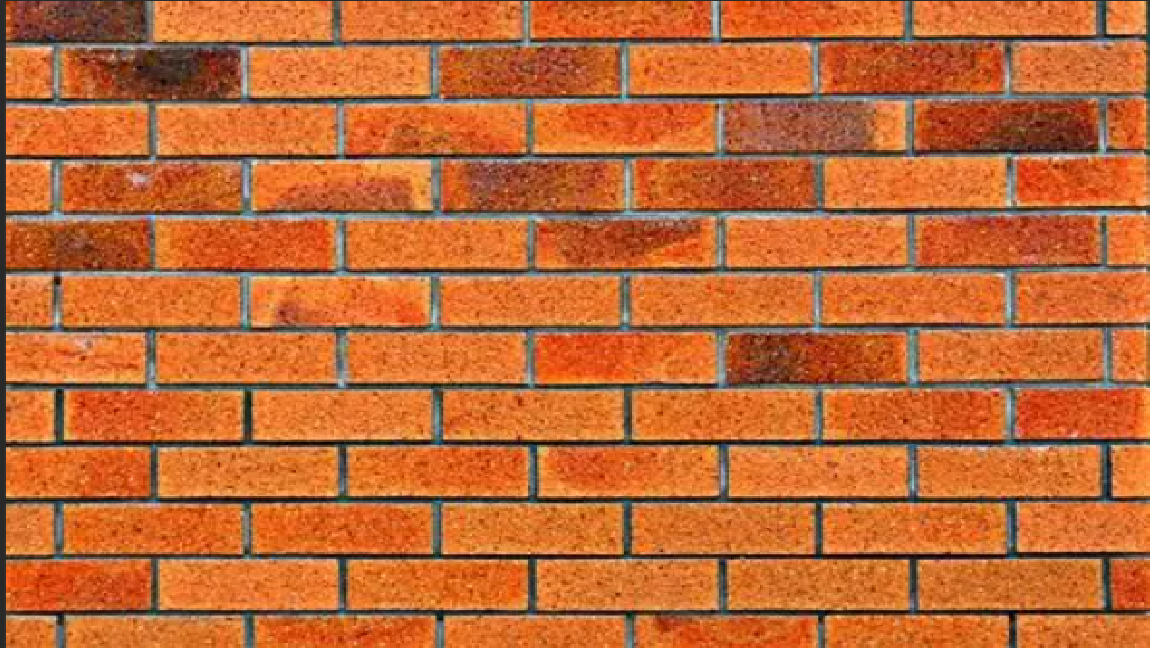
#> input picture 002_P_Inc/1.2.7_Percepcion/Ladrillo.png, 1152 x 648 px
$ python 083.PInc_Procesador_Filtros.py   (older library calls are emulated)
#> lines starting #> are read from the running program, lines starting #| are printed output that depends on the picture
import cv2
import numpy as np

#1. Cargar imagen (EDITA ESTA RUTA SEGÚN TU PC)
RUTA_IMAGEN = "Ladrillo.png"  # pon ruta absoluta si hace falta

img = cv2.imread(RUTA_IMAGEN)
#> img is the input picture: shape (648, 1152, 3); mean B, G, R 52.6, 104.2, 192

# Validar carga
if img is None:
    raise FileNotFoundError(f"No pude abrir la imagen '{RUTA_IMAGEN}'. Revisa la ruta o el nombre del archivo.")

# Convertir a escala de grises
gray = cv2.cvtColor(img, cv2.COLOR_BGR2GRAY)
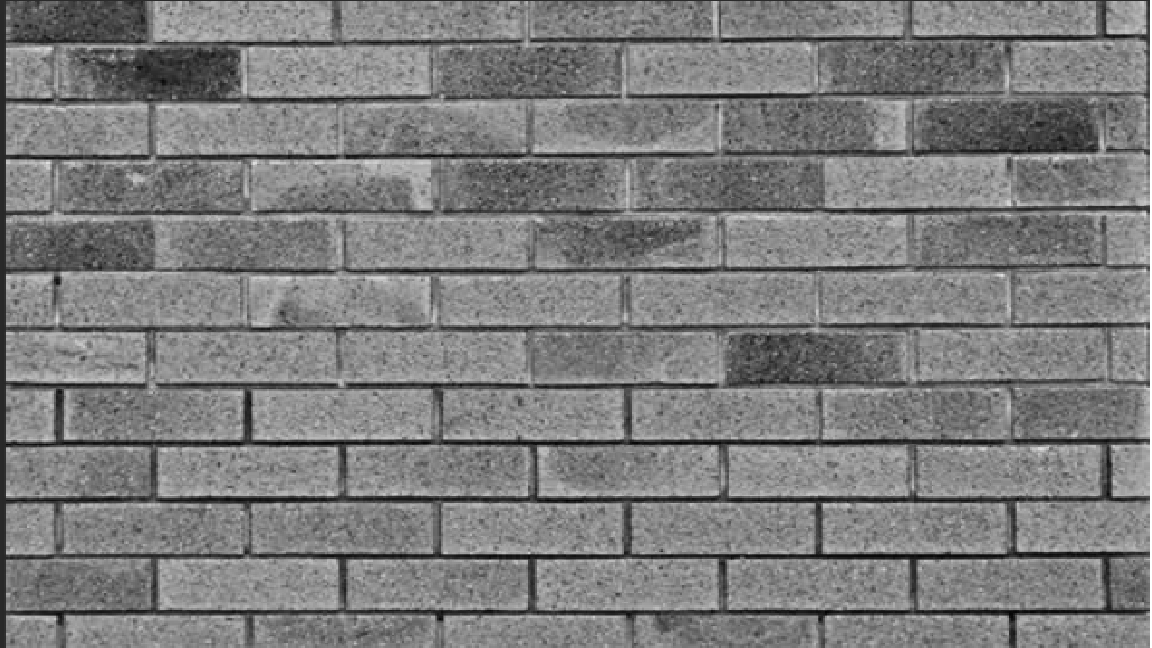
#> gray: shape (648, 1152); min 1, max 255, mean 124.5

#2. Filtro de media (promedio)
media = cv2.blur(gray, (5,5))

#3. Filtro Gaussiano
gauss = cv2.GaussianBlur(gray, (5,5), 0)

#4. Filtro Mediana
mediana = cv2.medianBlur(gray, 5)

#5. Filtro de Sobel (bordes)
sobelx = cv2.Sobel(gray, cv2.CV_64F, 1, 0, ksize=3)
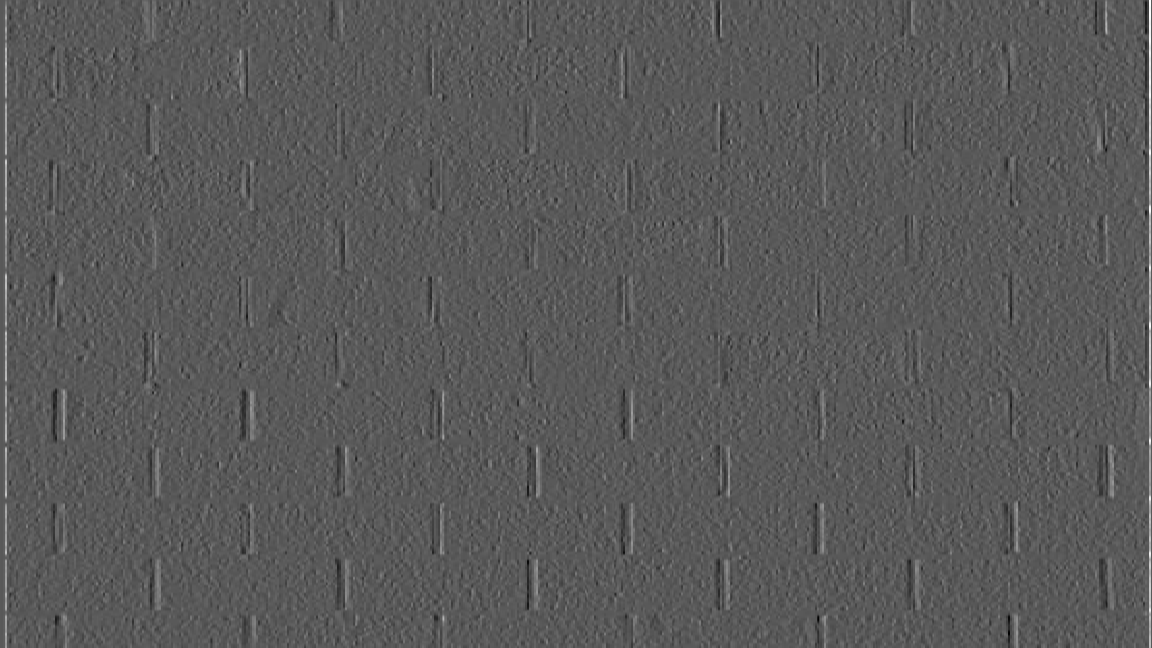
#> sobelx: shape (648, 1152) float64; min -454, max 843, mean 1.5; drawn with min black and max white
sobely = cv2.Sobel(gray, cv2.CV_64F, 0, 1, ksize=3)
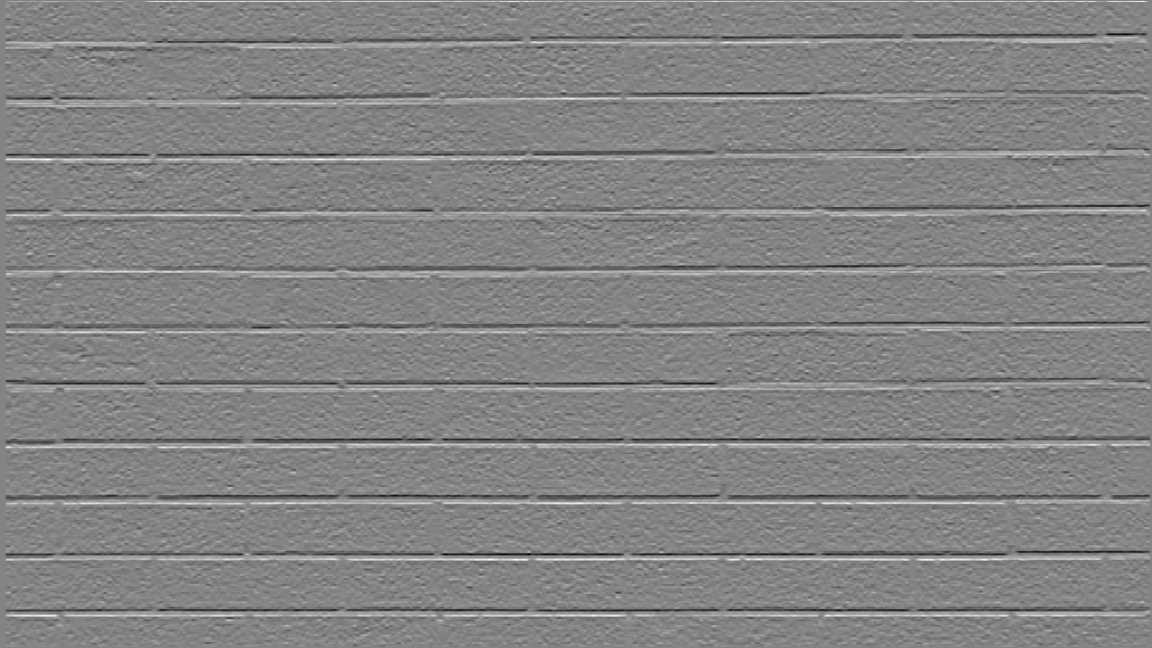
#> sobely: shape (648, 1152) float64; min -709, max 665, mean 0.6; drawn with min black and max white
sobel = cv2.magnitude(sobelx, sobely)
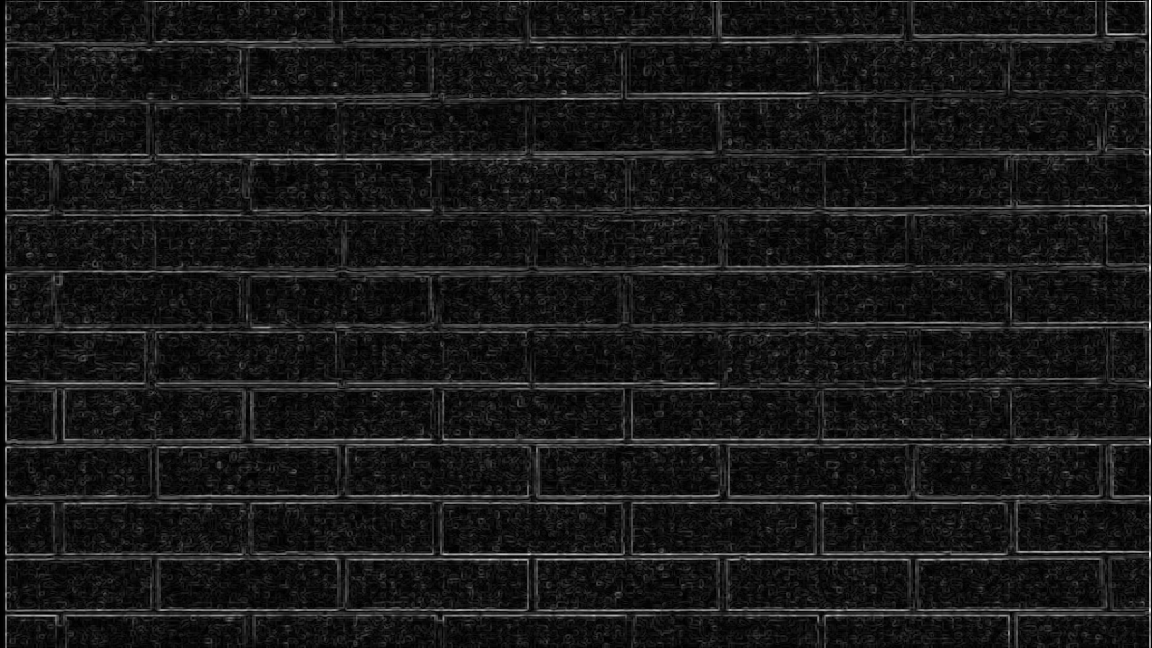
#> sobel: shape (648, 1152) float64; min 0, max 843, mean 81.7; drawn with min black and max white

#6. Mostrar resultados
cv2.imshow("Original (Gris)", gray)
cv2.imshow("Media (Promedio)", media)
cv2.imshow("Gaussiano", gauss)
cv2.imshow("Mediana", mediana)
cv2.imshow("Sobel (Bordes)", sobel / sobel.max())  # normalizado 0-1

cv2.waitKey(0)
cv2.destroyAllWindows()
